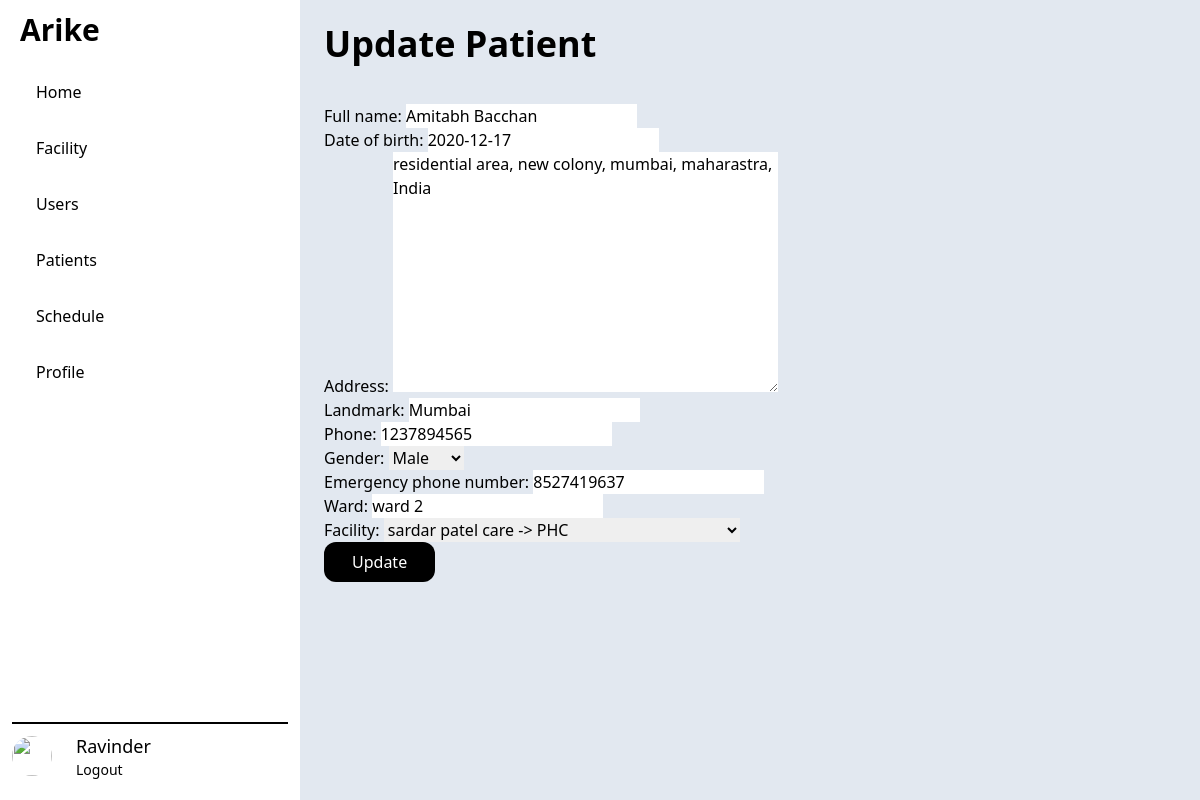
Page /patient/update/2 on the committed database.
### patient/models.py (models this page shows, shortened)
class Patient(models.Model):
    full_name = models.CharField(max_length=TEXT_LENGTH)
    date_of_birth = models.DateField()
    address = models.TextField()
    landmark = models.CharField(max_length=TEXT_LENGTH, blank=True)
    phone = models.IntegerField()
    gender = models.CharField(choices=GENDER_CHOICES, max_length=TEXT_LENGTH)
    emergency_phone_number = models.IntegerField()
    expired_time = models.DateTimeField(null=True, blank=True)
    ward = models.CharField(max_length=TEXT_LENGTH)
    facility = models.ForeignKey(Facility, on_delete=models.CASCADE)

### patient/views.py (the view)
# urls.py: path('update/<int:pk>', views.PatientUpdateView.as_view(), name="patient_update"),
class PatientUpdateView(generic.UpdateView):
    model = Patient
    template_name = "patient/patient_update.html"
    success_url = "/patient/"
    fields = ["full_name", "date_of_birth", "address",
              "landmark", "phone", "gender", "emergency_phone_number", "ward", "facility"]

### app_admin/models.py (called while the page is built)
    def __str__(self):
        return f"{self.name} -> {self.kind}"

### patient/templates/patient/patient_update.html (shortened to what this page needs)
{% extends "base.html" %}
{% block content %}
    <div class="flex justify-between items-center">
        <h1 class="text-4xl font-bold">Update Patient</h1>
    </div>
    <section class="mt-10">
        <form method="post">
            {{ form.as_p }}
            <input type="submit" value="Update" class="bg-black py-2 px-7 text-white rounded-xl cursor-pointer">
        </form>
    </section>
{% endblock %}

### rows in the picture
Patient: full_name "Amitabh Bacchan", date_of_birth "2020-12-17", address "residential area, new colony, mumbai, maharastra, India", landmark "Mumbai", phone "1237894565", gender "Male", emergency_phone_number "8527419637", ward "ward 2", facility "sardar patel care -> PHC"
